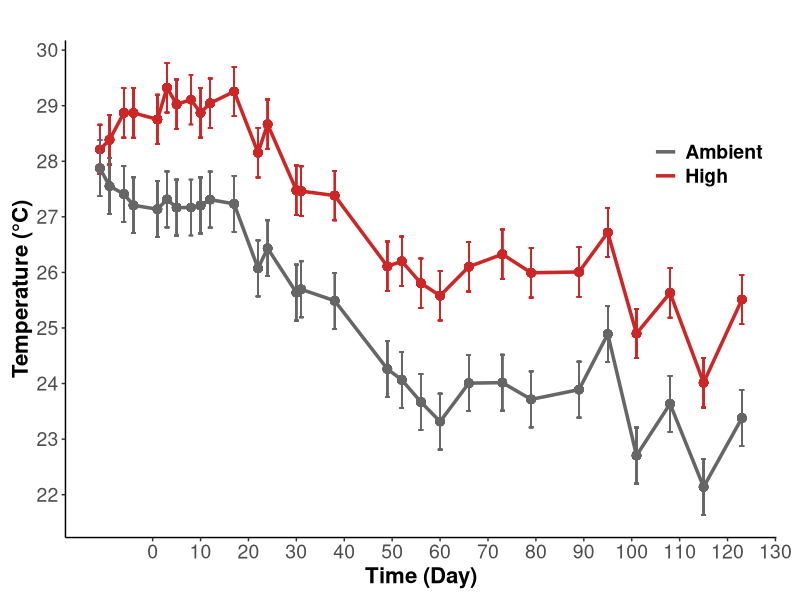

Write R code to recreate this figure. (Note: this script raises an error after producing the figure.)
## ---- chunk 1
rm(list=ls(all=TRUE))
results <- read.csv("Data/Urchin_ClimateChange_Data.csv", header=T, na.strings="NA")

library("tidyverse")
library("lme4") #linear mixed modeling
library("lmtest") #linear mixed modeling
library("lmerTest") #calculate p-values in models
library("car") #levenes tests
library("emmeans") #post-hoc tests
library("lsmeans") #post-hoc tests
library("plotrix") #calculate std.error
library("dplyr") 
library("cowplot") #grid plotting 
## ---- chunk 2
#temp between high and ambient temp
summary(aov(Temp ~ Temperature, data=results)) #temperature was different between high and ambient treatment

#pH between high and ambient co2
summary(aov(pHspec ~ pH, data=results)) #pH was different between high and ambient co2 treatments

#temp between headers in high
aov1<- results %>%
  filter(Temperature=="heated")

summary(aov(Temp ~ as.factor(Header), data=aov1)) #not different between headers

#temp between headers in ambient
aov2<- results %>%
  filter(Temperature=="ambient")

summary(aov(Temp ~ as.factor(Header), data=aov2)) #not different between headers

#pH between headers in high
aov3<- results %>%
  filter(pH=="acidified")

summary(aov(pHspec ~ as.factor(Header), data=aov3)) #not different between headers

#pH between headers in ambient
aov4<- results %>%
  filter(pH=="ambient")

summary(aov(pHspec ~ as.factor(Header), data=aov4)) #not different between headers

## ---- chunk 3
tempsummary<-results %>% 
  select("Day", "Temperature", "Temp") %>%
  drop_na(Temp) %>%
  group_by(Day, Temperature) %>%
  mutate(meanT = mean(Temp)) %>%
  group_by(Temperature) %>% 
  mutate(sd = sd(Temp)) %>%
  mutate(se = sd/sqrt(12)) 

tempplot<-ggplot(data=tempsummary, aes(Day, meanT, color = Temperature)) +
    geom_point(size = 2.5, show.legend=FALSE) +
    geom_errorbar(aes(ymin = meanT-se, ymax = meanT+se)) +
    geom_line(size=1.2) +
    scale_x_continuous(name="Time (Day)", breaks = seq(0,130, by = 10)) +
    scale_y_continuous(name="Temperature (°C)", breaks = seq(20,30, by = 1)) +
    scale_shape_discrete(name = NULL,
                         labels = c("Ambient", "High"))+
    scale_color_manual(name = NULL,
                       values = c("gray40", "firebrick3"),
                       labels = c("Ambient", "High")) +
    ggtitle("")+
    theme_classic() +
    theme(plot.margin=unit(c(0.3,0.6,0.3,0.3), "cm"))+
    theme(legend.margin = margin(0), 
          legend.position = c(.98,.8), 
          legend.justification = c("right", "top"),
          legend.background = element_blank(), 
          axis.title = element_text(size = 16, face="bold"),
          axis.text = element_text(size = 14), 
          plot.title = element_text(size=16, face="bold"),
          legend.text = element_text(size=14, face="bold"));tempplot

ggsave(filename="Figures/20200611/TempFig1.png", plot=tempplot, dpi=300, width=7, height=5, units="in")

## ---- chunk 4

pHsummary<-results %>% 
  select("Day","pH", "pHspec") %>%
  drop_na(pHspec) %>%
  group_by(Day, pH) %>%
  mutate(meanpH = mean(pHspec)) %>%
  group_by(pH, meanpH) %>% 
  mutate(sd = sd(pHspec)) %>%
  mutate(se = sd/sqrt(12)) 
  
  
pHplot<-ggplot(data=pHsummary, aes(Day, meanpH, color = pH)) +
    geom_point(size = 2.5, show.legend=FALSE) +
    geom_errorbar(aes(ymin = meanpH-sd, ymax = meanpH+sd)) +
    geom_line(size=1.2) +
    scale_x_continuous(name="Time (Day)", breaks = seq(0,130, by = 10)) +
    scale_y_continuous(name="pH (Total Scale)", breaks = seq(7.5,8.1, by = .1)) +
    scale_shape_discrete(name = NULL,
                         labels = c("Low pH", "High pH"))+
    scale_color_manual(name = NULL,
                       values = c("skyblue3", "gray40"),
                       labels = c("Acidified", "Ambient"),
                       guide = guide_legend(reverse = TRUE)) +
    ggtitle("")+
    theme_classic() +
    theme(plot.margin=unit(c(0.3,0.6,0.3,0.3), "cm"))+
    theme(legend.margin = margin(0), 
          legend.position = c(.98,.8), 
          legend.justification = c("right", "top"),
          legend.background = element_blank(), 
          axis.title = element_text(size = 16, face="bold"),
          axis.text = element_text(size = 14), 
          plot.title = element_text(size=16, face="bold"),
          legend.text = element_text(size=14, face="bold"));pHplot

ggsave(filename="Figures/20200611/pHFig1.png", plot=pHplot, dpi=300, width=7, height=5, units="in")

## ---- chunk 5

#Make plots in horizontal line with proper labeling of a and b

treatmentfig1<-plot_grid(tempplot, pHplot, labels = c("a", "b"), ncol=2, nrow=1, rel_heights= c(1,1), rel_widths = c(1,1), label_size = 20, label_y=1, align="h");treatmentfig1

ggsave(filename="Figures/20200611/TreatmentFig1.png", plot=treatmentfig1, dpi=300, width=16, height=6, units="in")

## ---- chunk 6
#### Growth Interaction Plot
##May need to adjust the p value for temp depending on which Anova() or anova() we use...

growthsummary<-results %>% 
  filter(Day==126) %>%
  select("pH", "Temperature","Growth") %>%
  drop_na(Growth) %>% 
  mutate(meanPct = Growth*100) %>%
  group_by(pH, Temperature) %>%
  summarise(mean = mean(meanPct), 
            N = length(meanPct),
            se = std.error(meanPct))
   
  
growthplot<-ggplot(data=growthsummary, aes(x=Temperature, y=mean, color = pH, group=interaction(Temperature,pH))) +
    geom_point(size = 3,  position=position_dodge(0.1)) +
    geom_line(aes(group=pH),  position=position_dodge(0.1)) +
    xlab("Temperature Treatment") +
    ylab("Total Growth (%)")+
    geom_errorbar(aes(ymin = mean-se, ymax = mean+se, width = 0.1), position=position_dodge(0.1)) +
    theme_bw() + 
    scale_x_discrete(limits=c("ambient", "heated"), 
                     label=c("Ambient", "High"))+
    scale_colour_manual(name = "pH Treatment",
                        values = c("skyblue3", "gray40"),
                        labels = c("Acidified", "Ambient"),
                        guide = guide_legend(reverse = TRUE)) +
    geom_text(x=1.5, y=125, label="p(pH)=0.61", size=6, color="darkgray") + 
    geom_text(x=1.5, y=100, label="p(Temperature)=0.06", size=6, color="darkgray") + 
    geom_text(x=1.5, y=75, label="p(Interaction)=0.47", size=6, color="darkgray") + 
    ylim(0,450)+
    theme_classic()+
    theme(legend.position = "right", 
          legend.background = element_blank(),
          axis.title = element_text(size = 16, face="bold"),
          axis.text = element_text(size = 14), 
          plot.title = element_text(size=16, face="bold"),
          legend.text = element_text(size=14), 
          legend.title = element_text(size=16, face="bold"));growthplot

ggsave(filename="Figures/20200611/GrowthFig.png", plot=growthplot, dpi=300, width=8, height=6, units="in")

## ---- chunk 7
#### Tip and base calcification ratios

#base
basesummary<-results %>% 
  select("Temperature","pH","RatioSEM", "PartOfSpine") %>%
  filter(PartOfSpine=="Base")%>%
  drop_na(RatioSEM) %>% 
  group_by(pH, Temperature, PartOfSpine) %>%
  summarize(mean = mean(RatioSEM), se = std.error(RatioSEM), N = length(RatioSEM))
  
baseplot<- ggplot(data=basesummary, aes(x=Temperature, y=mean, color = pH, group=interaction(Temperature,pH))) +
    geom_point(size = 3,  position=position_dodge(0.1)) +
    geom_line(aes(group=pH),  position=position_dodge(0.1)) +
    xlab("Temperature Treatment") +
    ylab("Spine Base Calcification Ratio")+
    ylim(1,3.5)+
    geom_errorbar(aes(ymin = mean-se, ymax = mean+se, width = 0.1), position=position_dodge(0.1)) +
    theme_bw() + 
    scale_x_discrete(limits=c("ambient", "heated"), 
                     label=c("Ambient", "High"))+
    scale_colour_manual(name = "pH Treatment",
                        values = c("skyblue3", "gray40"),
                        labels = c("Acidified", "Ambient"),
                        guide = guide_legend(reverse = TRUE)) +
    geom_text(x=1.5, y=1.6, label="p(pH)=0.002", size=6, color="black") + 
    geom_text(x=1.5, y=1.4, label="p(Temperature)=0.16", size=6, color="darkgray") + 
    geom_text(x=1.5, y=1.2, label="p(Interaction)=0.54", size=6, color="darkgray") + 
    theme_classic()+
    theme(legend.position = "right", 
          legend.background = element_blank(), 
          axis.title = element_text(size = 16, face="bold"),
          axis.text = element_text(size = 14), 
          plot.title = element_text(size=16, face="bold"),
          legend.text = element_text(size=14), 
          legend.title = element_text(size=16, face="bold"));baseplot

ggsave("CalcRatiobase.png", plot=baseplot,
      path = "/Users/emilysesno/Desktop/R_Analysis/R_Analysis/output",
      width = 7, height = 5)  

ggsave(filename="Figures/20200611/BaseCalcificationFig.png", plot=baseplot, dpi=300, width=8, height=6, units="in")

#tip
tipsummary<-results %>% 
  select("Temperature","pH","RatioSEM", "PartOfSpine") %>%
  filter(PartOfSpine=="Tip")%>%
  drop_na(RatioSEM) %>% 
  group_by(pH, Temperature, PartOfSpine) %>%
  summarize(mean = mean(RatioSEM), se = std.error(RatioSEM), N = length(RatioSEM))

tipplot<-ggplot(data=tipsummary, aes(x=Temperature, y=mean, color = pH, group=interaction(Temperature,pH))) +
    geom_point(size = 3,  position=position_dodge(0.1)) +
    geom_line(aes(group=pH),  position=position_dodge(0.1)) +
    xlab("Temperature Treatment") +
    ylab("Spine Tip Calcification Ratio")+
    ylim(1,3.5)+
    geom_errorbar(aes(ymin = mean-se, ymax = mean+se, width = 0.1), position=position_dodge(0.1)) +
    theme_bw() + 
    scale_x_discrete(limits=c("ambient", "heated"), 
                     label=c("Ambient", "High"))+
    scale_colour_manual(name = "pH Treatment",
                        values = c("skyblue3", "gray40"),
                        labels = c("Acidified", "Ambient"),
                        guide = guide_legend(reverse = TRUE)) +
    geom_text(x=1.5, y=3.0, label="p(pH)=0.44", size=6, color="darkgray") + 
    geom_text(x=1.5, y=2.8, label="p(Temperature)=0.39", size=6, color="darkgray") + 
    geom_text(x=1.5, y=2.6, label="p(Interaction)=0.09", size=6, color="darkgray") + 
    theme_classic()+
    theme(legend.position = "none", #removed the legend for the tip, so when we align them horizontally we only have one legend. But need to adjust the size so it is the same as base
          legend.background = element_blank(), 
          axis.title = element_text(size = 16, face="bold"),
          axis.text = element_text(size = 14), 
          plot.title = element_text(size=16, face="bold"),
          legend.text = element_text(size=14), 
          legend.title = element_text(size=16, face="bold"));tipplot


ggsave(filename="Figures/20200611/TipCalcificationFig.png", plot=tipplot, dpi=300, width=8, height=6, units="in")
## ---- chunk 8

#Make plots of calcification at tip and base in horizontal line with proper labeling of a and b
#removed legend on the tip, so they can share the same one. But now they are different sizes...

calcificationfig1<-plot_grid(tipplot, baseplot, labels = c("a", "b"), ncol=2, nrow=1, rel_heights= c(1,1), rel_widths = c(0.8,1), label_size = 20, label_y=1, align="h");calcificationfig1

ggsave(filename="Figures/20200611/CalcificationFig1.png", plot=calcificationfig1, dpi=300, width=16, height=6, units="in")

## ---- chunk 9

length_summary<-results %>% 
  select("Temperature","pH","RatioLength", "Chosen") %>%
  drop_na(RatioLength) %>%
  mutate(Ratio = RatioLength/2) %>% 
  filter(Chosen == "yes") %>% 
  group_by(pH, Temperature) %>%
  summarize(mean = mean(Ratio), se = std.error(Ratio), N = length(Ratio))

  lengthplot<-ggplot(data=length_summary, aes(x=Temperature, y=mean, color = pH, group=interaction(Temperature,pH))) +
    geom_point(size = 3,  position=position_dodge(0.1)) +
    geom_line(aes(group=pH),  position=position_dodge(0.1)) +
    xlab("Temperature Treatment") +
    ylab("Spine Length : Diameter")+
    geom_errorbar(aes(ymin = mean-se, ymax = mean+se, width = 0.1), position=position_dodge(0.1)) +
    ylim(10,20) +
    theme_bw() + 
    geom_text(x=1.5, y=12.5, label="p(pH)=0.05", size=6, color="darkgray") + 
    geom_text(x=1.5, y=12, label="p(Temperature)=0.20", size=6, color="darkgray") + 
    geom_text(x=1.5, y=11.5, label="p(Interaction)=0.93", size=6, color="darkgray") + 
    scale_x_discrete(limits=c("ambient", "heated"), 
                     label=c("Ambient", "High"))+
    scale_colour_manual(name = "pH Treatment",
                        values = c("skyblue3", "gray40"),
                        labels = c("Acidified", "Ambient"),
                        guide = guide_legend(reverse = TRUE)) +
    #ylim(250,450)+
    theme_classic()+
    theme(legend.position = "right", 
          legend.background = element_blank(), 
          axis.title = element_text(size = 16, face="bold"),
          axis.text = element_text(size = 14), 
          plot.title = element_text(size=16, face="bold"),
          legend.text = element_text(size=14), 
          legend.title = element_text(size=16, face="bold"));lengthplot

ggsave(filename="Figures/20200611/LengthFig.png", plot=lengthplot, dpi=300, width=8, height=6, units="in")
## ---- chunk 10

droppedsummary<-results %>% 
  select("Temperature","pH","SpineCount") %>%
  drop_na(SpineCount) %>% 
  group_by(pH, Temperature) %>%
  summarize(mean = mean(SpineCount), se = std.error(SpineCount), N = length(SpineCount))

  dropplot<-ggplot(data=droppedsummary, aes(x=Temperature, y=mean, color = pH, group=interaction(Temperature,pH))) +
    geom_point(size = 3,  position=position_dodge(0.1)) +
    geom_line(aes(group=pH),  position=position_dodge(0.1)) +
    xlab("Temperature Treatment") +
    ylab("Dropped Spines")+
    geom_errorbar(aes(ymin = mean-se, ymax = mean+se, width = 0.1), position=position_dodge(0.1)) +
    ylim(0,30) +
    theme_bw() + 
    scale_x_discrete(limits=c("ambient", "heated"), 
                     label=c("Ambient", "High"))+
    scale_colour_manual(name = "pH Treatment",
                        values = c("skyblue3", "gray40"),
                        labels = c("Acidified", "Ambient"),
                        guide = guide_legend(reverse = TRUE)) +
    #geom_text(x=1.5, y=11, label="p(pH)<0.001", size=6, color="black") + 
    #geom_text(x=1.5, y=9, label="p(Temperature)=0.91", size=6, color="darkgray") + 
    #geom_text(x=1.5, y=7, label="p(Interaction)=0.83", size=6, color="darkgray") +
    theme_classic()+
    theme(legend.position = "right", 
          legend.background = element_blank(), 
          axis.title = element_text(size = 16, face="bold"),
          axis.text = element_text(size = 14), 
          plot.title = element_text(size=16, face="bold"),
          legend.text = element_text(size=14), 
          legend.title = element_text(size=16, face="bold"));dropplot

ggsave(filename="Figures/20200611/DroppedSpinesFig.png", plot=dropplot, dpi=300, width=8, height=6, units="in")
